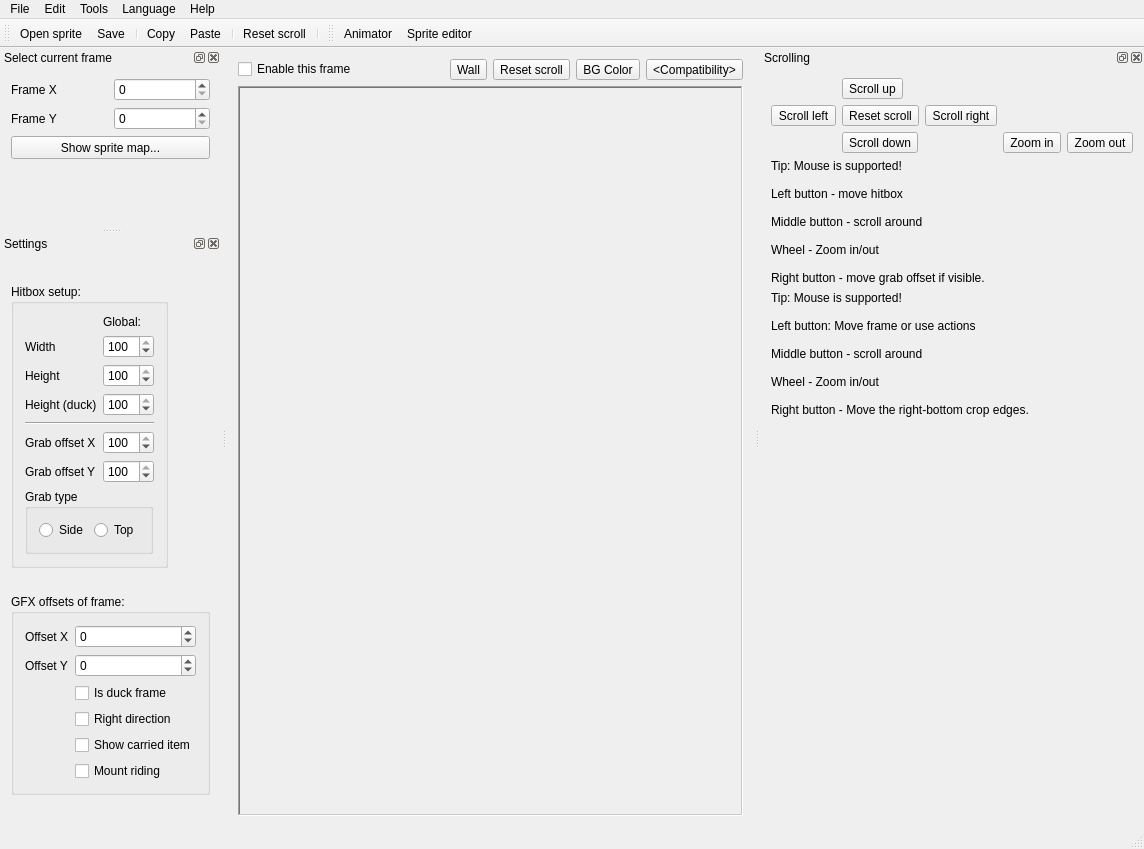
<?xml version="1.0" encoding="UTF-8"?>
<ui version="4.0">
 <class>CalibrationMain</class>
 <widget class="QMainWindow" name="CalibrationMain">
  <property name="geometry">
   <rect>
    <x>0</x>
    <y>0</y>
    <width>1144</width>
    <height>849</height>
   </rect>
  </property>
  <property name="minimumSize">
   <size>
    <width>560</width>
    <height>528</height>
   </size>
  </property>
  <property name="acceptDrops">
   <bool>true</bool>
  </property>
  <property name="windowTitle">
   <string comment="The title for utility to edit playable character sprites and their settings">Character Calibrator</string>
  </property>
  <property name="windowIcon">
   <iconset resource="_resources/images.qrc">
    <normaloff>:/images/Icon16.png</normaloff>:/images/Icon16.png</iconset>
  </property>
  <widget class="QWidget" name="centralwidget">
   <layout class="QGridLayout" name="gridLayout" rowstretch="0" columnstretch="0">
    <property name="sizeConstraint">
     <enum>QLayout::SetMinimumSize</enum>
    </property>
    <item row="0" column="0">
     <widget class="QFrame" name="frame_2">
      <property name="minimumSize">
       <size>
        <width>300</width>
        <height>34</height>
       </size>
      </property>
      <layout class="QGridLayout" name="gridLayout_4" columnstretch="10000,0,0,0,0,0,0,0,0,0">
       <property name="leftMargin">
        <number>0</number>
       </property>
       <property name="topMargin">
        <number>0</number>
       </property>
       <property name="rightMargin">
        <number>0</number>
       </property>
       <property name="bottomMargin">
        <number>0</number>
       </property>
       <item row="0" column="0">
        <widget class="QCheckBox" name="EnableFrame">
         <property name="enabled">
          <bool>true</bool>
         </property>
         <property name="toolTip">
          <string>Enabling this frame. If this frame disabled, it will not be saved into your config file.</string>
         </property>
         <property name="text">
          <string>Enable this frame</string>
         </property>
        </widget>
       </item>
       <item row="0" column="4">
        <widget class="QToolButton" name="compatMode">
         <property name="toolTip">
          <string>Select the target engine for this calibration.&lt;br&gt;
&lt;br&gt;
&lt;b&gt;Next modes supported:&lt;/b&gt;
&lt;ul&gt;
  &lt;li&gt;&lt;b&gt;Calibrator&lt;/b&gt; - create or modify default calibrations used at the Calibrator itself, inheritance mode will be disabled, all data will be saved without stripping.&lt;/li&gt;
  &lt;li&gt;&lt;b&gt;Moondust&lt;/b&gt; - calibrations for Moondust Engine, inheritance mode works for everything.&lt;/li&gt;
  &lt;li&gt;&lt;b&gt;TheXTech&lt;/b&gt; - calibrations for TheXTech, inheritance mode works for everything, custom animation doesn't work in game.&lt;/li&gt;
  &lt;li&gt;&lt;b&gt;SMBX2&lt;/b&gt; - calibrations for Super Mario Bros. X2, inheritance mode works for animations only, all frames will be stored even they matching, deprecated fields will be added, custom animation doesn't work in game.&lt;/li&gt;
  &lt;li&gt;&lt;b&gt;SMBX-38A&lt;/b&gt; - using the file as a storage of working data only (engine has the different format for calibrations).&lt;/li&gt;
&lt;/ul&gt;
&lt;br&gt;</string>
         </property>
         <property name="text">
          <string notr="true">&lt;Compatibility&gt;</string>
         </property>
         <property name="popupMode">
          <enum>QToolButton::InstantPopup</enum>
         </property>
         <property name="toolButtonStyle">
          <enum>Qt::ToolButtonTextBesideIcon</enum>
         </property>
        </widget>
       </item>
       <item row="0" column="1">
        <widget class="QToolButton" name="wallMenu">
         <property name="toolTip">
          <string>Add the drawing of wall, floor, or ceiling. Can be used as an indication of how playable character interacts with surfaces.</string>
         </property>
         <property name="text">
          <string>Wall</string>
         </property>
         <property name="icon">
          <iconset resource="_resources/images.qrc">
           <normaloff>:/images/wall.png</normaloff>:/images/wall.png</iconset>
         </property>
         <property name="popupMode">
          <enum>QToolButton::InstantPopup</enum>
         </property>
         <property name="toolButtonStyle">
          <enum>Qt::ToolButtonTextBesideIcon</enum>
         </property>
        </widget>
       </item>
       <item row="0" column="2">
        <widget class="QToolButton" name="resetScroll">
         <property name="toolTip">
          <string>Reset a scroll position into initial state</string>
         </property>
         <property name="text">
          <string>Reset scroll</string>
         </property>
         <property name="icon">
          <iconset resource="../Editor/_resources/editor.qrc">
           <normaloff>:/images/reset_pos.png</normaloff>:/images/reset_pos.png</iconset>
         </property>
         <property name="popupMode">
          <enum>QToolButton::InstantPopup</enum>
         </property>
         <property name="toolButtonStyle">
          <enum>Qt::ToolButtonTextBesideIcon</enum>
         </property>
        </widget>
       </item>
       <item row="0" column="3">
        <widget class="QToolButton" name="bgColor">
         <property name="toolTip">
          <string>Change background color</string>
         </property>
         <property name="text">
          <string>BG Color</string>
         </property>
         <property name="icon">
          <iconset resource="_resources/images.qrc">
           <normaloff>:/images/picture.png</normaloff>:/images/picture.png</iconset>
         </property>
         <property name="popupMode">
          <enum>QToolButton::InstantPopup</enum>
         </property>
         <property name="toolButtonStyle">
          <enum>Qt::ToolButtonTextBesideIcon</enum>
         </property>
        </widget>
       </item>
       <item row="3" column="0" colspan="5">
        <widget class="FrameTuneScene" name="preview">
         <property name="frameShape">
          <enum>QFrame::WinPanel</enum>
         </property>
         <property name="frameShadow">
          <enum>QFrame::Sunken</enum>
         </property>
        </widget>
       </item>
      </layout>
     </widget>
    </item>
   </layout>
  </widget>
  <widget class="QMenuBar" name="menuBar">
   <property name="geometry">
    <rect>
     <x>0</x>
     <y>0</y>
     <width>1144</width>
     <height>20</height>
    </rect>
   </property>
   <widget class="QMenu" name="menuFile">
    <property name="title">
     <string>File</string>
    </property>
    <widget class="QMenu" name="menuSave">
     <property name="title">
      <string>Save config</string>
     </property>
     <property name="icon">
      <iconset resource="../Editor/_resources/editor.qrc">
       <normaloff>:/images/save.png</normaloff>:/images/save.png</iconset>
     </property>
     <addaction name="actionSaveSameDir"/>
     <addaction name="actionSaveCustomDir"/>
    </widget>
    <widget class="QMenu" name="menuImport_Export">
     <property name="title">
      <string>Import/Export</string>
     </property>
     <addaction name="actionImport38A"/>
     <addaction name="actionExport38A"/>
     <addaction name="separator"/>
     <addaction name="actionExportHitboxMap"/>
    </widget>
    <addaction name="actionOpen"/>
    <addaction name="separator"/>
    <addaction name="actionBrowseSpriteDirectory"/>
    <addaction name="separator"/>
    <addaction name="menuImport_Export"/>
    <addaction name="menuSave"/>
    <addaction name="separator"/>
    <addaction name="actionQuit"/>
   </widget>
   <widget class="QMenu" name="menuEdit">
    <property name="title">
     <string>Edit</string>
    </property>
    <addaction name="actionCopy_settings"/>
    <addaction name="actionPaste_settings"/>
    <addaction name="actionApplyToAll"/>
   </widget>
   <widget class="QMenu" name="menuHelp">
    <property name="title">
     <string>Help</string>
    </property>
    <addaction name="actionWikiPage"/>
    <addaction name="separator"/>
    <addaction name="actionAbout"/>
   </widget>
   <widget class="QMenu" name="menuLanguage">
    <property name="title">
     <string>Language</string>
    </property>
    <addaction name="actionNone"/>
   </widget>
   <widget class="QMenu" name="menuTools">
    <property name="title">
     <string>Tools</string>
    </property>
    <addaction name="actionChangeGFXEditor"/>
   </widget>
   <addaction name="menuFile"/>
   <addaction name="menuEdit"/>
   <addaction name="menuTools"/>
   <addaction name="menuLanguage"/>
   <addaction name="menuHelp"/>
  </widget>
  <widget class="QStatusBar" name="statusBar"/>
  <widget class="QToolBar" name="mainBar">
   <property name="contextMenuPolicy">
    <enum>Qt::NoContextMenu</enum>
   </property>
   <property name="windowTitle">
    <string>Main toolbar</string>
   </property>
   <property name="toolButtonStyle">
    <enum>Qt::ToolButtonTextBesideIcon</enum>
   </property>
   <attribute name="toolBarArea">
    <enum>TopToolBarArea</enum>
   </attribute>
   <attribute name="toolBarBreak">
    <bool>false</bool>
   </attribute>
   <addaction name="actionOpen"/>
   <addaction name="actionSaveMenu"/>
   <addaction name="separator"/>
   <addaction name="actionCopy_settings"/>
   <addaction name="actionPaste_settings"/>
   <addaction name="separator"/>
   <addaction name="actionResetScroll"/>
   <addaction name="separator"/>
  </widget>
  <widget class="QToolBar" name="toolsBarTools">
   <property name="windowTitle">
    <string>Tools</string>
   </property>
   <property name="toolButtonStyle">
    <enum>Qt::ToolButtonTextBesideIcon</enum>
   </property>
   <attribute name="toolBarArea">
    <enum>TopToolBarArea</enum>
   </attribute>
   <attribute name="toolBarBreak">
    <bool>false</bool>
   </attribute>
   <addaction name="actionAnimator"/>
   <addaction name="actionSpriteEditor"/>
  </widget>
  <widget class="QDockWidget" name="dockFrameSelect">
   <property name="windowTitle">
    <string>Select current frame</string>
   </property>
   <attribute name="dockWidgetArea">
    <number>1</number>
   </attribute>
   <widget class="QWidget" name="dockWidgetContents_2">
    <layout class="QGridLayout" name="gridLayout_3">
     <item row="2" column="0" colspan="2">
      <widget class="QPushButton" name="Matrix">
       <property name="minimumSize">
        <size>
         <width>0</width>
         <height>23</height>
        </size>
       </property>
       <property name="toolTip">
        <string>Interactive selection of frame</string>
       </property>
       <property name="text">
        <string>Show sprite map...</string>
       </property>
       <property name="checkable">
        <bool>true</bool>
       </property>
      </widget>
     </item>
     <item row="0" column="1">
      <widget class="QSpinBox" name="FrameX">
       <property name="minimumSize">
        <size>
         <width>0</width>
         <height>20</height>
        </size>
       </property>
       <property name="maximum">
        <number>9</number>
       </property>
      </widget>
     </item>
     <item row="1" column="0">
      <widget class="QLabel" name="label_6">
       <property name="text">
        <string>Frame Y</string>
       </property>
      </widget>
     </item>
     <item row="1" column="1">
      <widget class="QSpinBox" name="FrameY">
       <property name="minimumSize">
        <size>
         <width>0</width>
         <height>20</height>
        </size>
       </property>
       <property name="maximum">
        <number>9</number>
       </property>
      </widget>
     </item>
     <item row="0" column="0">
      <widget class="QLabel" name="label_5">
       <property name="text">
        <string>Frame X</string>
       </property>
      </widget>
     </item>
     <item row="3" column="0" colspan="2">
      <spacer name="verticalSpacer_3">
       <property name="orientation">
        <enum>Qt::Vertical</enum>
       </property>
       <property name="sizeHint" stdset="0">
        <size>
         <width>20</width>
         <height>40</height>
        </size>
       </property>
      </spacer>
     </item>
    </layout>
   </widget>
  </widget>
  <widget class="QDockWidget" name="dockSettings">
   <property name="sizePolicy">
    <sizepolicy hsizetype="Preferred" vsizetype="Expanding">
     <horstretch>0</horstretch>
     <verstretch>0</verstretch>
    </sizepolicy>
   </property>
   <property name="features">
    <set>QDockWidget::AllDockWidgetFeatures</set>
   </property>
   <property name="windowTitle">
    <string>Settings</string>
   </property>
   <attribute name="dockWidgetArea">
    <number>1</number>
   </attribute>
   <widget class="QWidget" name="dockWidgetContents">
    <layout class="QVBoxLayout" name="verticalLayout">
     <item>
      <widget class="QGroupBox" name="groupBox">
       <property name="minimumSize">
        <size>
         <width>0</width>
         <height>52</height>
        </size>
       </property>
       <property name="title">
        <string>Hitbox setup:</string>
       </property>
       <layout class="QGridLayout" name="gridLayout_6">
        <property name="sizeConstraint">
         <enum>QLayout::SetFixedSize</enum>
        </property>
        <item row="0" column="1">
         <widget class="QLabel" name="label_10">
          <property name="text">
           <string>Global:</string>
          </property>
         </widget>
        </item>
        <item row="1" column="0">
         <widget class="QLabel" name="label_2">
          <property name="text">
           <string>Width</string>
          </property>
         </widget>
        </item>
        <item row="1" column="1">
         <widget class="QSpinBox" name="Width">
          <property name="enabled">
           <bool>true</bool>
          </property>
          <property name="toolTip">
           <string>Width of player's collision box (hitbox)</string>
          </property>
          <property name="maximum">
           <number>100</number>
          </property>
          <property name="value">
           <number>100</number>
          </property>
         </widget>
        </item>
        <item row="2" column="0">
         <widget class="QLabel" name="label">
          <property name="text">
           <string>Height</string>
          </property>
         </widget>
        </item>
        <item row="2" column="1">
         <widget class="QSpinBox" name="Height">
          <property name="enabled">
           <bool>true</bool>
          </property>
          <property name="toolTip">
           <string>Normal height of player's collision box (hitbox)</string>
          </property>
          <property name="maximum">
           <number>100</number>
          </property>
          <property name="value">
           <number>100</number>
          </property>
         </widget>
        </item>
        <item row="3" column="0">
         <widget class="QLabel" name="label_11">
          <property name="text">
           <string>Height (duck)</string>
          </property>
         </widget>
        </item>
        <item row="3" column="1">
         <widget class="QSpinBox" name="Height_duck">
          <property name="enabled">
           <bool>true</bool>
          </property>
          <property name="toolTip">
           <string>Duck height of player's collision box (hitbox)</string>
          </property>
          <property name="maximum">
           <number>100</number>
          </property>
          <property name="value">
           <number>100</number>
          </property>
         </widget>
        </item>
        <item row="4" column="0" colspan="2">
         <widget class="Line" name="line">
          <property name="orientation">
           <enum>Qt::Horizontal</enum>
          </property>
         </widget>
        </item>
        <item row="5" column="0">
         <widget class="QLabel" name="label_12">
          <property name="text">
           <string>Grab offset X</string>
          </property>
         </widget>
        </item>
        <item row="5" column="1">
         <widget class="QSpinBox" name="grabOffsetX">
          <property name="enabled">
           <bool>true</bool>
          </property>
          <property name="toolTip">
           <string>Offset relative to player's back (don't forget to set left or right direction to define source side)</string>
          </property>
          <property name="minimum">
           <number>-100</number>
          </property>
          <property name="maximum">
           <number>100</number>
          </property>
          <property name="value">
           <number>100</number>
          </property>
         </widget>
        </item>
        <item row="6" column="0">
         <widget class="QLabel" name="label_13">
          <property name="text">
           <string>Grab offset Y</string>
          </property>
         </widget>
        </item>
        <item row="6" column="1">
         <widget class="QSpinBox" name="grabOffsetY">
          <property name="enabled">
           <bool>true</bool>
          </property>
          <property name="toolTip">
           <string>Offset relative to middle of player's height</string>
          </property>
          <property name="minimum">
           <number>-100</number>
          </property>
          <property name="maximum">
           <number>100</number>
          </property>
          <property name="value">
           <number>100</number>
          </property>
         </widget>
        </item>
        <item row="7" column="0" colspan="2">
         <widget class="QGroupBox" name="grabType">
          <property name="enabled">
           <bool>true</bool>
          </property>
          <property name="title">
           <string>Grab type</string>
          </property>
          <layout class="QGridLayout" name="gridLayout_2">
           <property name="sizeConstraint">
            <enum>QLayout::SetFixedSize</enum>
           </property>
           <item row="0" column="0">
            <widget class="QRadioButton" name="grabSide">
             <property name="text">
              <string>Side</string>
             </property>
            </widget>
           </item>
           <item row="0" column="1">
            <widget class="QRadioButton" name="grabTop">
             <property name="text">
              <string>Top</string>
             </property>
            </widget>
           </item>
          </layout>
         </widget>
        </item>
       </layout>
      </widget>
     </item>
     <item>
      <widget class="QGroupBox" name="groupBox_2">
       <property name="minimumSize">
        <size>
         <width>0</width>
         <height>57</height>
        </size>
       </property>
       <property name="title">
        <string>GFX offsets of frame:</string>
       </property>
       <layout class="QGridLayout" name="gridLayout_7">
        <property name="sizeConstraint">
         <enum>QLayout::SetFixedSize</enum>
        </property>
        <item row="0" column="0">
         <widget class="QLabel" name="label_3">
          <property name="text">
           <string>Offset X</string>
          </property>
         </widget>
        </item>
        <item row="0" column="1">
         <widget class="QSpinBox" name="OffsetX">
          <property name="enabled">
           <bool>true</bool>
          </property>
          <property name="toolTip">
           <string>Horisontal offset of hitbox relative to left side of frame</string>
          </property>
          <property name="minimum">
           <number>-100</number>
          </property>
          <property name="maximum">
           <number>100</number>
          </property>
         </widget>
        </item>
        <item row="1" column="0">
         <widget class="QLabel" name="label_4">
          <property name="text">
           <string>Offset Y</string>
          </property>
         </widget>
        </item>
        <item row="1" column="1">
         <widget class="QSpinBox" name="OffsetY">
          <property name="enabled">
           <bool>true</bool>
          </property>
          <property name="toolTip">
           <string>Vertical offset of hitbox relative to top side of frame</string>
          </property>
          <property name="minimum">
           <number>-100</number>
          </property>
          <property name="maximum">
           <number>100</number>
          </property>
         </widget>
        </item>
        <item row="2" column="1">
         <widget class="QCheckBox" name="isDuckFrame">
          <property name="enabled">
           <bool>true</bool>
          </property>
          <property name="toolTip">
           <string>Apply duck height to this frame</string>
          </property>
          <property name="text">
           <string>Is duck frame</string>
          </property>
         </widget>
        </item>
        <item row="3" column="1">
         <widget class="QCheckBox" name="isRightDirect">
          <property name="enabled">
           <bool>true</bool>
          </property>
          <property name="toolTip">
           <string>If this flag enabled, grabbed item will be offset relative to the left side of the hitbox. Else grabbed item will be offset relative to the right side of the hitbox.</string>
          </property>
          <property name="text">
           <string>Right direction</string>
          </property>
         </widget>
        </item>
        <item row="4" column="1">
         <widget class="QCheckBox" name="showGrabItem">
          <property name="enabled">
           <bool>true</bool>
          </property>
          <property name="toolTip">
           <string>Enable displaying of grabbed item corner</string>
          </property>
          <property name="text">
           <string>Show carried item</string>
          </property>
         </widget>
        </item>
        <item row="5" column="1">
         <widget class="QCheckBox" name="mountRiding">
          <property name="toolTip">
           <string>Mark this frame as a mount riding and show the mount example at background in the Calibrator.</string>
          </property>
          <property name="text">
           <string>Mount riding</string>
          </property>
         </widget>
        </item>
       </layout>
      </widget>
     </item>
    </layout>
   </widget>
  </widget>
  <widget class="QDockWidget" name="dockScrolling">
   <property name="windowTitle">
    <string>Scrolling</string>
   </property>
   <attribute name="dockWidgetArea">
    <number>2</number>
   </attribute>
   <widget class="QWidget" name="dockWidgetContents_3">
    <layout class="QGridLayout" name="gridLayout_5">
     <item row="6" column="1" colspan="5">
      <spacer name="verticalSpacer">
       <property name="orientation">
        <enum>Qt::Vertical</enum>
       </property>
       <property name="sizeHint" stdset="0">
        <size>
         <width>20</width>
         <height>40</height>
        </size>
       </property>
      </spacer>
     </item>
     <item row="2" column="3">
      <widget class="QToolButton" name="scrollRight">
       <property name="text">
        <string>Scroll right</string>
       </property>
       <property name="icon">
        <iconset resource="_resources/images.qrc">
         <normaloff>:/edit/red_right.png</normaloff>:/edit/red_right.png</iconset>
       </property>
      </widget>
     </item>
     <item row="1" column="2">
      <widget class="QToolButton" name="scrollUp">
       <property name="text">
        <string>Scroll up</string>
       </property>
       <property name="icon">
        <iconset resource="_resources/images.qrc">
         <normaloff>:/edit/red_up.png</normaloff>:/edit/red_up.png</iconset>
       </property>
      </widget>
     </item>
     <item row="4" column="1" colspan="5">
      <widget class="QLabel" name="tipScrollCalibrator">
       <property name="text">
        <string>Tip: Mouse is supported!

Left button - move hitbox

Middle button - scroll around

Wheel - Zoom in/out

Right button - move grab offset if visible.</string>
       </property>
       <property name="wordWrap">
        <bool>true</bool>
       </property>
      </widget>
     </item>
     <item row="3" column="5">
      <widget class="QToolButton" name="zoomOut">
       <property name="text">
        <string>Zoom out</string>
       </property>
       <property name="icon">
        <iconset resource="_resources/images.qrc">
         <normaloff>:/edit/zoom_out.png</normaloff>:/edit/zoom_out.png</iconset>
       </property>
      </widget>
     </item>
     <item row="3" column="4">
      <widget class="QToolButton" name="zoomIn">
       <property name="text">
        <string>Zoom in</string>
       </property>
       <property name="icon">
        <iconset resource="_resources/images.qrc">
         <normaloff>:/edit/zoom_in.png</normaloff>:/edit/zoom_in.png</iconset>
       </property>
      </widget>
     </item>
     <item row="2" column="1">
      <widget class="QToolButton" name="scrollLeft">
       <property name="text">
        <string>Scroll left</string>
       </property>
       <property name="icon">
        <iconset resource="_resources/images.qrc">
         <normaloff>:/edit/red_left.png</normaloff>:/edit/red_left.png</iconset>
       </property>
      </widget>
     </item>
     <item row="2" column="2">
      <widget class="QToolButton" name="scrollReturn">
       <property name="text">
        <string>Reset scroll</string>
       </property>
       <property name="icon">
        <iconset resource="../Editor/_resources/editor.qrc">
         <normaloff>:/images/reset_pos.png</normaloff>:/images/reset_pos.png</iconset>
       </property>
      </widget>
     </item>
     <item row="3" column="2">
      <widget class="QToolButton" name="scrollDown">
       <property name="text">
        <string>Scroll down</string>
       </property>
       <property name="icon">
        <iconset resource="_resources/images.qrc">
         <normaloff>:/edit/red_down.png</normaloff>:/edit/red_down.png</iconset>
       </property>
      </widget>
     </item>
     <item row="5" column="1" colspan="5">
      <widget class="QLabel" name="tipSpriteEditor">
       <property name="text">
        <string>Tip: Mouse is supported!

Left button: Move frame or use actions

Middle button - scroll around

Wheel - Zoom in/out

Right button - Move the right-bottom crop edges.</string>
       </property>
       <property name="wordWrap">
        <bool>true</bool>
       </property>
      </widget>
     </item>
    </layout>
   </widget>
  </widget>
  <action name="actionOpen">
   <property name="icon">
    <iconset resource="../Editor/_resources/editor.qrc">
     <normaloff>:/images/open.png</normaloff>:/images/open.png</iconset>
   </property>
   <property name="text">
    <string>Open sprite</string>
   </property>
   <property name="shortcut">
    <string notr="true">Ctrl+O</string>
   </property>
  </action>
  <action name="actionQuit">
   <property name="text">
    <string>Quit</string>
   </property>
   <property name="shortcut">
    <string notr="true">Alt+X</string>
   </property>
   <property name="menuRole">
    <enum>QAction::QuitRole</enum>
   </property>
  </action>
  <action name="actionCopy_settings">
   <property name="icon">
    <iconset resource="../Editor/_resources/editor.qrc">
     <normaloff>:/images/edit_copy.png</normaloff>:/images/edit_copy.png</iconset>
   </property>
   <property name="text">
    <string>Copy</string>
   </property>
   <property name="toolTip">
    <string>Copy calibration settings of the current frame</string>
   </property>
   <property name="shortcut">
    <string notr="true">Ctrl+C</string>
   </property>
  </action>
  <action name="actionPaste_settings">
   <property name="icon">
    <iconset resource="_resources/images.qrc">
     <normaloff>:/images/cur_pasta.png</normaloff>:/images/cur_pasta.png</iconset>
   </property>
   <property name="text">
    <string>Paste</string>
   </property>
   <property name="toolTip">
    <string>Past calibration settings from the clipboard</string>
   </property>
   <property name="shortcut">
    <string notr="true">Ctrl+V</string>
   </property>
  </action>
  <action name="actionApplyToAll">
   <property name="text">
    <string>Apply to all</string>
   </property>
  </action>
  <action name="actionAbout">
   <property name="text">
    <string>About</string>
   </property>
   <property name="menuRole">
    <enum>QAction::AboutRole</enum>
   </property>
  </action>
  <action name="actionWikiPage">
   <property name="text">
    <string>Open the Wiki page...</string>
   </property>
  </action>
  <action name="actionSaveSameDir">
   <property name="text">
    <string>Save in the same folder with image file</string>
   </property>
   <property name="shortcut">
    <string notr="true">Ctrl+S</string>
   </property>
  </action>
  <action name="actionSaveCustomDir">
   <property name="text">
    <string>Save into custom place...</string>
   </property>
   <property name="shortcut">
    <string notr="true">, Ctrl+Shift+S</string>
   </property>
  </action>
  <action name="actionImport38A">
   <property name="text">
    <string>Import data from SMBX-38A level...</string>
   </property>
  </action>
  <action name="actionExport38A">
   <property name="text">
    <string>Export data into SMBX-38A level...</string>
   </property>
  </action>
  <action name="actionExportHitboxMap">
   <property name="text">
    <string>Export a map of hitboxes as image...</string>
   </property>
   <property name="toolTip">
    <string>Useful for tests or sprites creation from the scratch</string>
   </property>
  </action>
  <action name="actionSaveMenu">
   <property name="icon">
    <iconset resource="../Editor/_resources/editor.qrc">
     <normaloff>:/images/save.png</normaloff>:/images/save.png</iconset>
   </property>
   <property name="text">
    <string>Save</string>
   </property>
   <property name="menuRole">
    <enum>QAction::NoRole</enum>
   </property>
  </action>
  <action name="actionResetScroll">
   <property name="icon">
    <iconset resource="../Editor/_resources/editor.qrc">
     <normaloff>:/images/reset_pos.png</normaloff>:/images/reset_pos.png</iconset>
   </property>
   <property name="text">
    <string>Reset scroll</string>
   </property>
  </action>
  <action name="actionBrowseSpriteDirectory">
   <property name="text">
    <string>Open the srite directory...</string>
   </property>
  </action>
  <action name="actionLanguage">
   <property name="text">
    <string>Language</string>
   </property>
  </action>
  <action name="actionNone">
   <property name="text">
    <string notr="true">&lt;none&gt;</string>
   </property>
   <property name="iconText">
    <string notr="true">&lt;none&gt;</string>
   </property>
   <property name="toolTip">
    <string notr="true">&lt;none&gt;</string>
   </property>
   <property name="shortcut">
    <string notr="true"/>
   </property>
  </action>
  <action name="actionAnimator">
   <property name="icon">
    <iconset resource="_resources/images.qrc">
     <normaloff>:/edit/edit_animator.png</normaloff>:/edit/edit_animator.png</iconset>
   </property>
   <property name="text">
    <string>Animator</string>
   </property>
  </action>
  <action name="actionSpriteEditor">
   <property name="icon">
    <iconset resource="_resources/images.qrc">
     <normaloff>:/edit/edit_picture.png</normaloff>:/edit/edit_picture.png</iconset>
   </property>
   <property name="text">
    <string>Sprite editor</string>
   </property>
  </action>
  <action name="actionChangeGFXEditor">
   <property name="text">
    <string>Extrenal GFX editor...</string>
   </property>
  </action>
 </widget>
 <layoutdefault spacing="6" margin="11"/>
 <customwidgets>
  <customwidget>
   <class>FrameTuneScene</class>
   <extends>QFrame</extends>
   <header>main/frame_tune_scene.h</header>
   <container>1</container>
  </customwidget>
 </customwidgets>
 <tabstops>
  <tabstop>EnableFrame</tabstop>
  <tabstop>FrameX</tabstop>
  <tabstop>FrameY</tabstop>
  <tabstop>Matrix</tabstop>
  <tabstop>scrollUp</tabstop>
  <tabstop>scrollLeft</tabstop>
  <tabstop>scrollReturn</tabstop>
  <tabstop>scrollRight</tabstop>
  <tabstop>scrollDown</tabstop>
  <tabstop>zoomIn</tabstop>
  <tabstop>zoomOut</tabstop>
  <tabstop>Width</tabstop>
  <tabstop>Height</tabstop>
  <tabstop>Height_duck</tabstop>
  <tabstop>grabOffsetX</tabstop>
  <tabstop>grabOffsetY</tabstop>
  <tabstop>grabSide</tabstop>
  <tabstop>grabTop</tabstop>
  <tabstop>OffsetX</tabstop>
  <tabstop>OffsetY</tabstop>
  <tabstop>isDuckFrame</tabstop>
  <tabstop>isRightDirect</tabstop>
  <tabstop>showGrabItem</tabstop>
  <tabstop>mountRiding</tabstop>
 </tabstops>
 <resources>
  <include location="../Editor/_resources/editor.qrc"/>
  <include location="_resources/images.qrc"/>
  <include location="../Editor/_resources/editor.qrc"/>
  <include location="_resources/images.qrc"/>
 </resources>
 <connections/>
</ui>
